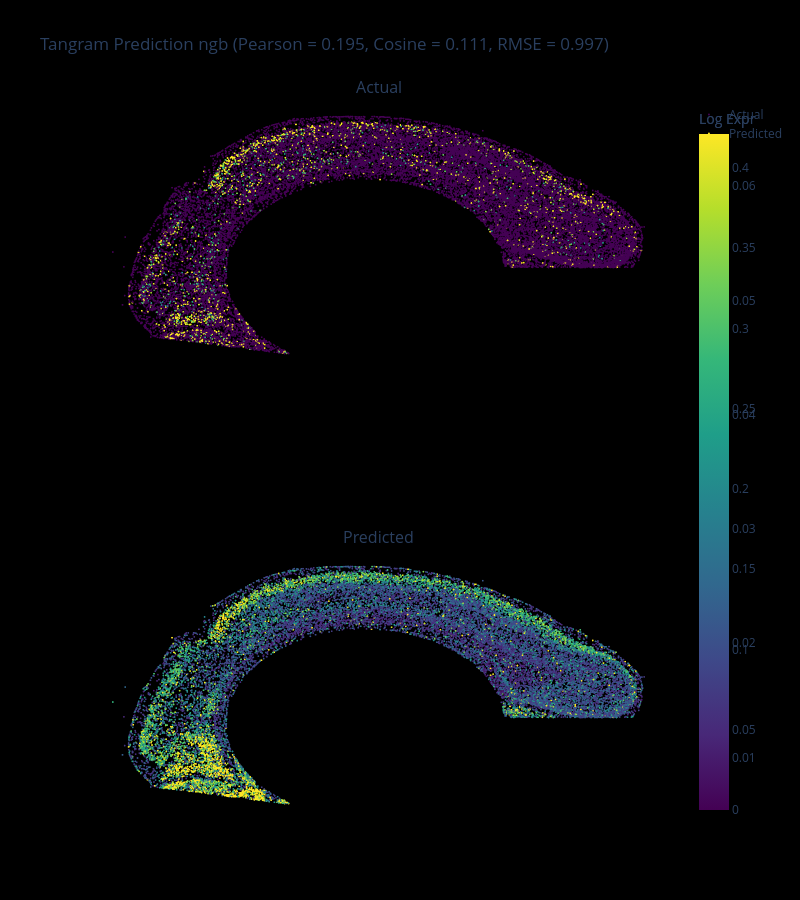

Notebook source saved alongside this figure:
### Code cell
# Prepare data
x = adata.obs['center_x']
y = adata.obs['center_y']

actual = adata[:, target_gene].X.copy()
actual[actual < 0] = 0
actual = np.log1p(actual)
actual[actual > np.percentile(actual, 95)] = np.percentile(actual, 95)

predicted = adata.obsm['tangram_predictions'][target_gene].values
predicted[predicted < 0] = 0
predicted = np.log1p(predicted)
predicted[predicted > np.percentile(predicted, 95)] = np.percentile(predicted, 95)

# Use vertical layout for perfect linked zoom
fig = make_subplots(
    rows=2, cols=1,
    shared_xaxes=True,
    shared_yaxes=True,
    subplot_titles=("Actual", "Predicted")
)

# Actual
fig.add_trace(go.Scattergl(
    x=x, y=y,
    mode='markers',
    marker=dict(
        color=actual.flatten(),
        size=2,
        colorscale='Viridis',
        showscale=True,
        colorbar=dict(title='Log Expr', x=1.02)
    ),
    name='Actual'
), row=1, col=1)

# Predicted
fig.add_trace(go.Scattergl(
    x=x, y=y,
    mode='markers',
    marker=dict(
        color=predicted.flatten(),
        size=2,
        colorscale='Viridis',
        showscale=True,
        colorbar=dict(title='Log Expr', x=1.02)
    ),
    name='Predicted'
), row=2, col=1)

# Style layout
fig.update_layout(
    title_text=f"Tangram Prediction {target_gene} (Pearson = {tangram_gene_metrics_df.loc[target_gene, 'pearson_r']:.3f}, Cosine = {tangram_gene_metrics_df.loc[target_gene, 'cosine_sim']:.3f}, RMSE = {tangram_gene_metrics_df.loc[target_gene, 'RMSE']:.3f})",
    height=900,
    width=800,
    paper_bgcolor='black',
    plot_bgcolor='black',
)

# Remove grid, ticks, set white axis lines
fig.update_xaxes(
    showgrid=False, zeroline=False, showticklabels=False, color='white'
)
fig.update_yaxes(
    showgrid=False, zeroline=False, showticklabels=False, color='white'
)

fig.show()

### Figure 1 — Plotly figure (JSON) as saved in the notebook; plotly's stock layout.template omitted (floating-point values rounded to 4 significant figures; data arrays with more than 128 entries replaced by an {"elided": "..."} marker saying what was removed)
{"data": [{"marker": {"color": {"elided": "19441 float values"}, "colorbar": {"title": {"text": "Log Expr"}, "x": 1.02}, "colorscale": [[0, "#440154"], [0.1111, "#482878"], [0.2222, "#3e4989"], [0.3333, "#31688e"], [0.4444, "#26828e"], [0.5556, "#1f9e89"], [0.6667, "#35b779"], [0.7778, "#6ece58"], [0.8889, "#b5de2b"], [1, "#fde725"]], "showscale": true, "size": 2}, "mode": "markers", "name": "Actual", "type": "scattergl", "x": {"elided": "19441 float values"}, "xaxis": "x", "y": {"elided": "19441 float values"}, "yaxis": "y"}, {"marker": {"color": {"elided": "19441 float values"}, "colorbar": {"title": {"text": "Log Expr"}, "x": 1.02}, "colorscale": [[0, "#440154"], [0.1111, "#482878"], [0.2222, "#3e4989"], [0.3333, "#31688e"], [0.4444, "#26828e"], [0.5556, "#1f9e89"], [0.6667, "#35b779"], [0.7778, "#6ece58"], [0.8889, "#b5de2b"], [1, "#fde725"]], "showscale": true, "size": 2}, "mode": "markers", "name": "Predicted", "type": "scattergl", "x": {"elided": "19441 float values"}, "xaxis": "x2", "y": {"elided": "19441 float values"}, "yaxis": "y2"}], "layout": {"annotations": [{"font": {"size": 16}, "showarrow": false, "text": "Actual", "x": 0.5, "xanchor": "center", "xref": "paper", "y": 1, "yanchor": "bottom", "yref": "paper"}, {"font": {"size": 16}, "showarrow": false, "text": "Predicted", "x": 0.5, "xanchor": "center", "xref": "paper", "y": 0.375, "yanchor": "bottom", "yref": "paper"}], "height": 900, "paper_bgcolor": "black", "plot_bgcolor": "black", "title": {"text": "Tangram Prediction ngb (Pearson = 0.195, Cosine = 0.111, RMSE = 0.997)"}, "width": 800, "xaxis": {"anchor": "y", "color": "white", "domain": [0, 1], "matches": "x2", "showgrid": false, "showticklabels": false, "zeroline": false}, "xaxis2": {"anchor": "y2", "color": "white", "domain": [0, 1], "showgrid": false, "showticklabels": false, "zeroline": false}, "yaxis": {"anchor": "x", "color": "white", "domain": [0.625, 1], "showgrid": false, "showticklabels": false, "zeroline": false}, "yaxis2": {"anchor": "x2", "color": "white", "domain": [0, 0.375], "showgrid": false, "showticklabels": false, "zeroline": false}}}
